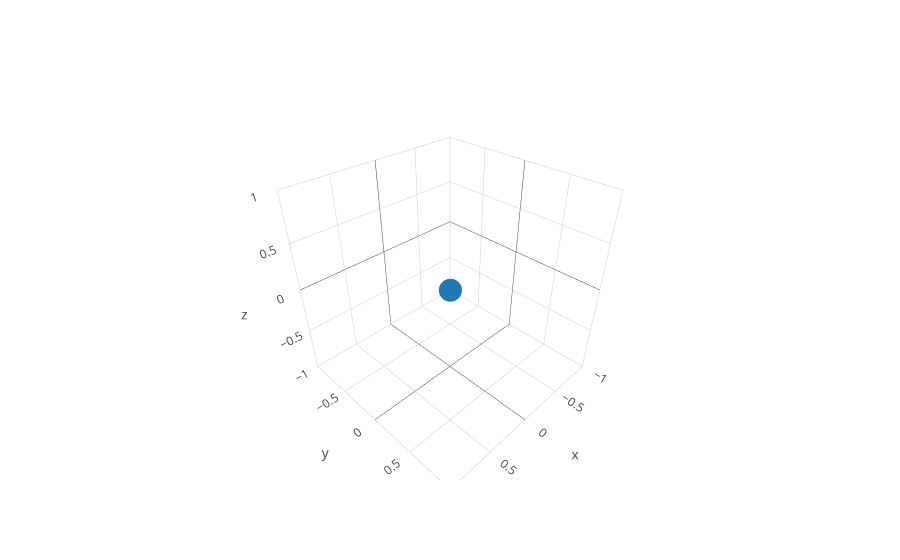

Here is the notebook cell this chart was saved with:
### Code cell
#create an animated plane wave
frames = []
waves *= 2
for i in range(len(xData) // waves):
    frames.append( frame( xData[0:i*waves], yData[0:i*waves], zData[0:i*waves]) )

figure = {
    "frames" : frames, 
    "data": [
        {
            "type" : "scatter3d",
            "x":[0],
            "y":[0],
            "z":[0]
        }
    ]
}

iplot(figure)

### Figure 1 — Plotly figure (JSON) as saved in the notebook; plotly's stock layout.template omitted (floating-point values rounded to 4 significant figures)
{"data": [{"type": "scatter3d", "uid": "f95ffdd8-bcbe-4d9d-8c0c-bd261bb3a6ec", "x": [0], "y": [0], "z": [0]}], "layout": {}}
